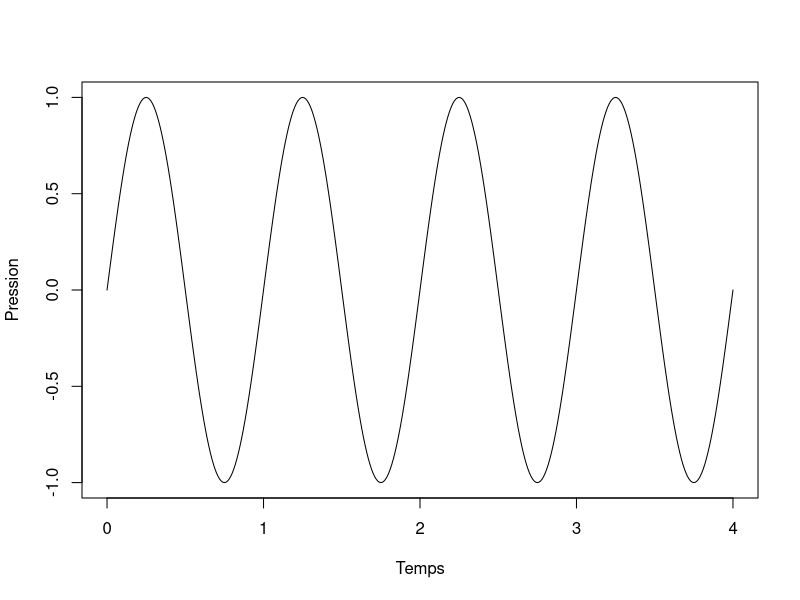
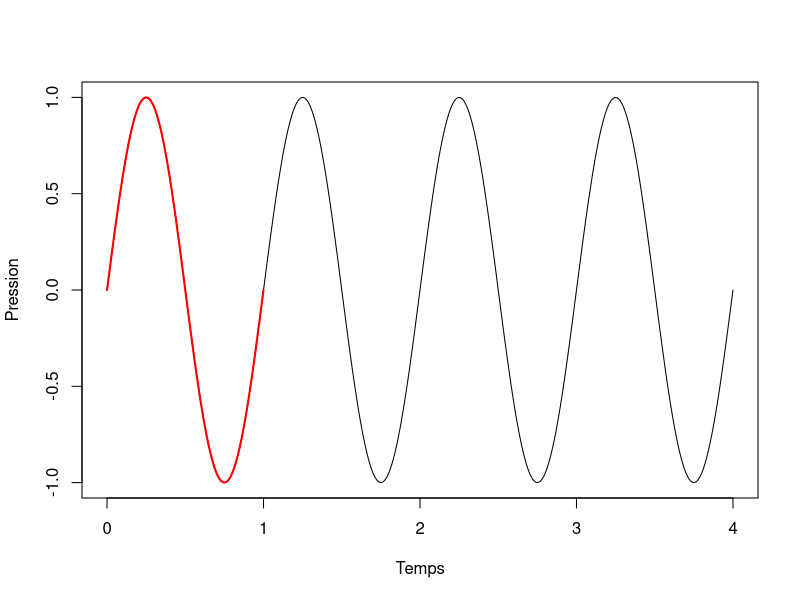
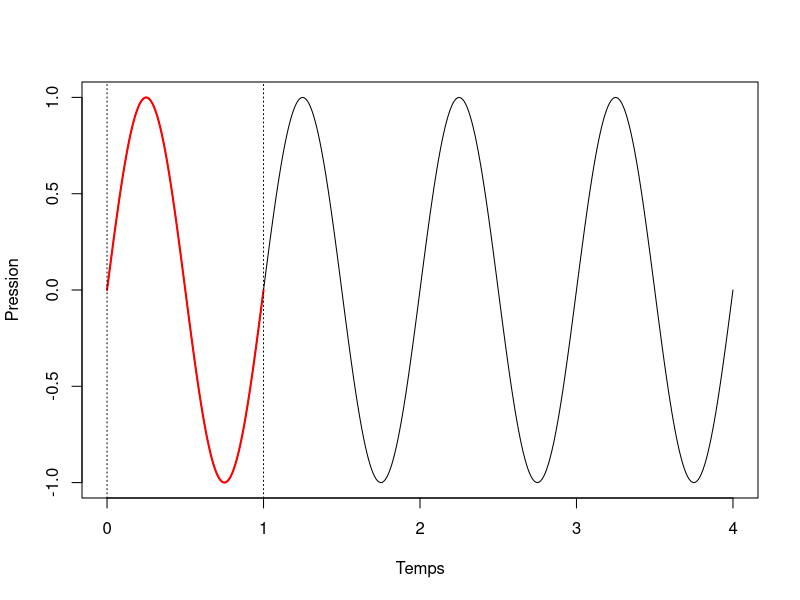
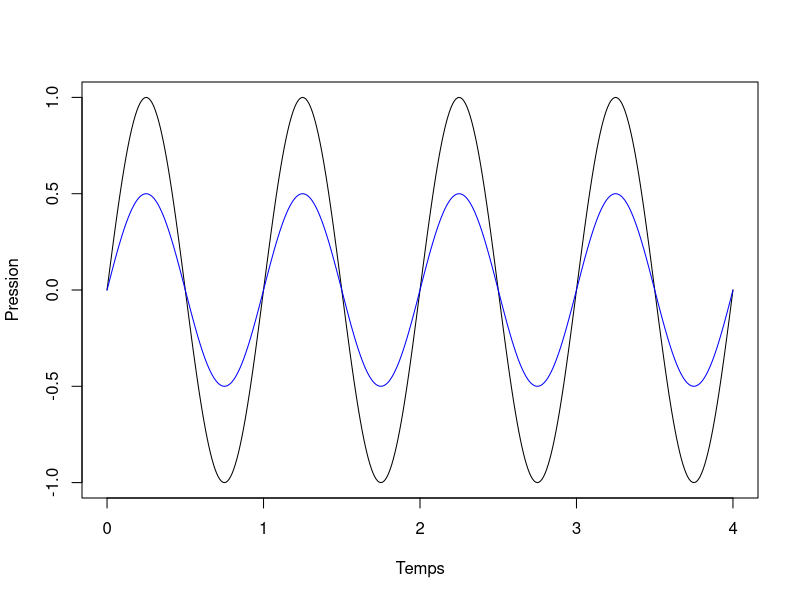
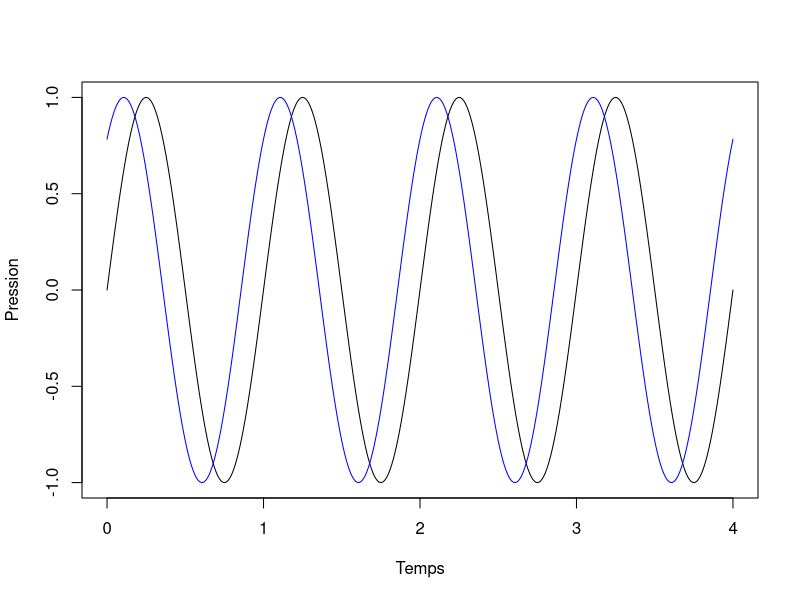

These figures' R source, in order:
## ---- chunk 1
knitr::opts_chunk$set(fig.path = "fr/")
## ---- chunk 2
#| code-fold: true

x = seq(0,4,0.01)
y = sin(2*pi*x)
plot(x,y,type="l",xlab="Temps", ylab="Pression")

## ---- chunk 3
#| code-fold: true

x = seq(0,4,0.01)
y = sin(2*pi*x)
plot(x,y,type="l",xlab="Temps", ylab="Pression")

x1 = seq(0,1,0.01)
y1 = sin(2*pi*x1)

points(x1,y1,type="l",col="red",lwd=2)

## ---- chunk 4
#| code-fold: true

x = seq(0,4,0.01)
y = sin(2*pi*x)
plot(x,y,type="l",xlab="Temps", ylab="Pression")

x1 = seq(0,1,0.01)
y1 = sin(2*pi*x1)

points(x1,y1,type="l",col="red",lwd=2)

abline(v=c(0,1),lty="dotted")

## ---- chunk 5
#| code-fold: true

x = seq(0,4,0.01)
y = sin(2*pi*x)
plot(x,y,type="l",xlab="Temps", ylab="Pression")

y1 = y * 0.5

points(x,y1,type="l",col="blue")
## ---- chunk 6
#| code-fold: true

x = seq(0,4,0.01)
y = sin(2*pi*x)
plot(x,y,type="l",xlab="Temps", ylab="Pression")

y1 = sin(2*pi*x+0.9)

points(x,y1,type="l", col="blue")
